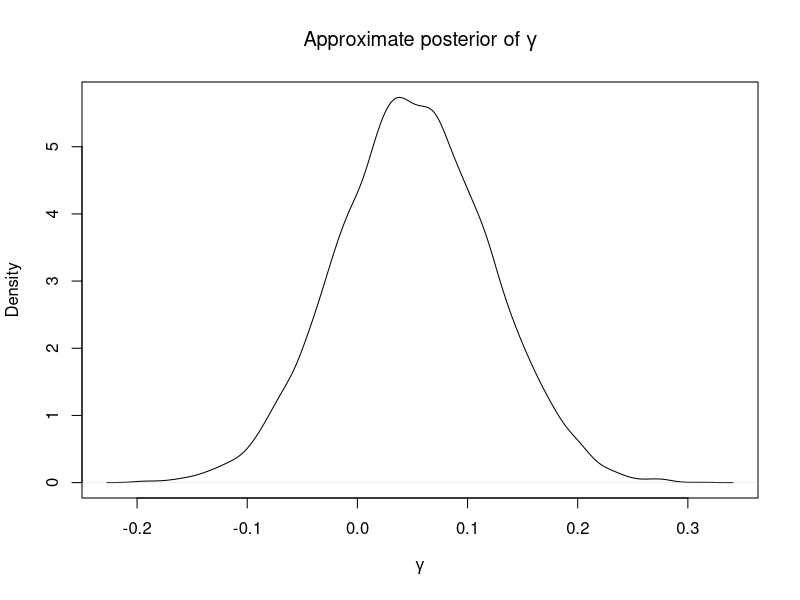

Generate this figure with R:
 # Log-odds example
# Binomial-Beta sampling/prior distribution combo for proportion theta
# Posterior distribution for theta is Beta(442, 420)
# Find posterior distribution for gamma = log(theta / (1 - theta))

# Specify number of samples to take
B <- 10000

# Sample nsim samples of theta from its posterior distribution
theta <- rbeta(B, 442, 420)

# Apply the logit transformation to posterior theta samples to get samples from gamma
# posterior distribution
gamma <- log(theta / (1 - theta))

# Estimated mean of gamma posterior
mean(gamma)
# Estimated variance of gamma posterior
var(gamma)
# Estimated standard error of sample mean of gamma posterior
sqrt(var(gamma)/B)
# 95% posterior interval for gamma
quantile(gamma, prob = c(.025, .975))

# Empirical posterior distribution of gamma
# Apply a kernel density smoother to sample to obtain empirical density
plot(density(gamma), main = expression(paste("Approximate posterior of ", gamma)),
     xlab = expression(gamma))